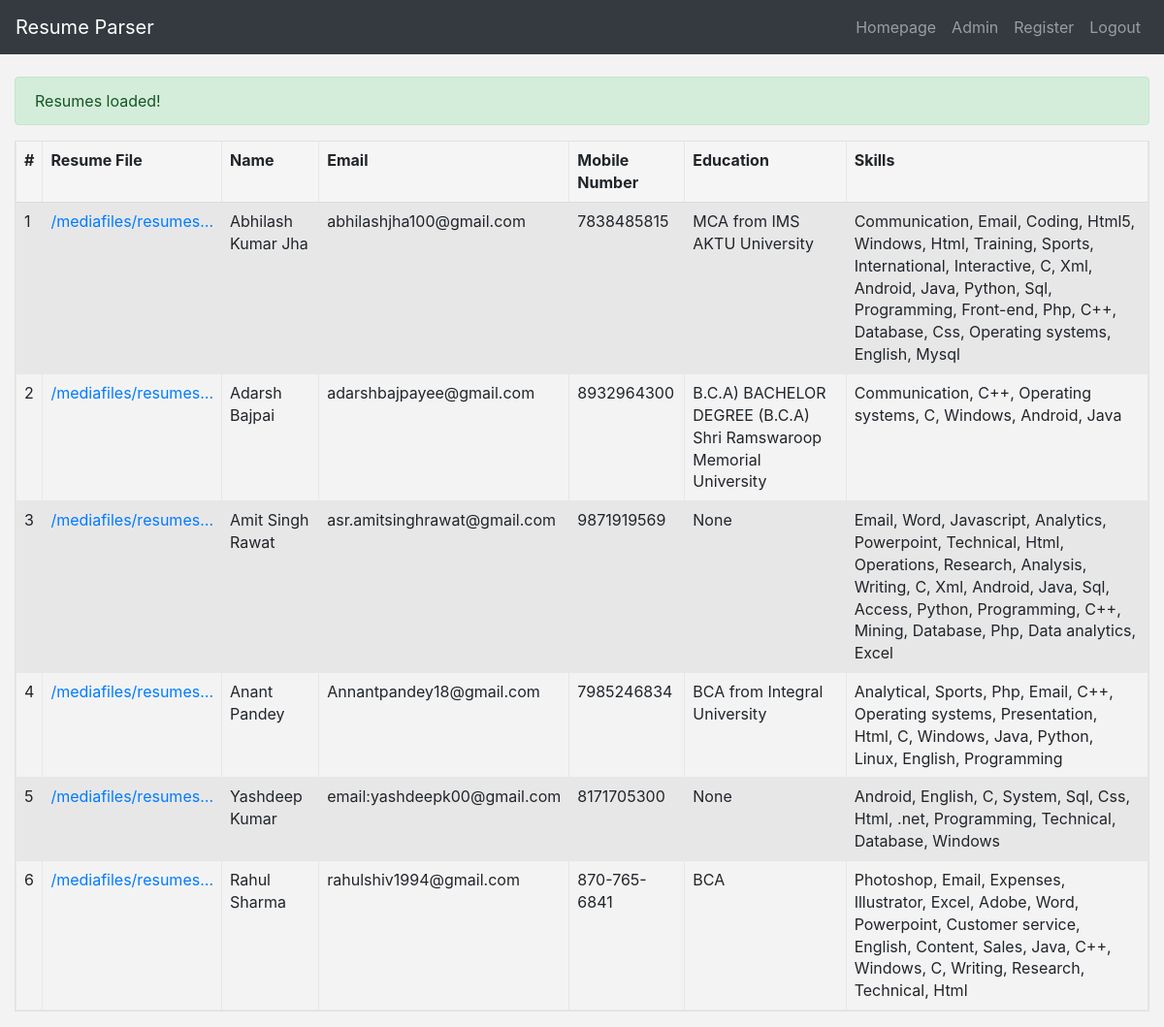
Screenshot of /load_page/ (signed in) with the database file from the repository.
### parser_app/models.py (models this page shows)
class Resume(models.Model):
    user_id       = models.IntegerField(User, null=True)
    resume        = models.FileField('Upload Resumes', upload_to='resumes/')
    name          = models.CharField('Name', max_length=255, null=True, blank=True)
    email         = models.CharField('Email', max_length=255, null=True, blank=True)
    mobile_number = models.CharField('Mobile Number',  max_length=255, null=True, blank=True)
    education     = models.CharField('Education', max_length=255, null=True, blank=True)
    skills        = models.CharField('Skills', max_length=1000, null=True, blank=True)
    company_name  = models.CharField('Company Name', max_length=1000, null=True, blank=True)
    college_name  = models.CharField('College Name', max_length=1000, null=True, blank=True)
    designation   = models.CharField('Designation', max_length=1000, null=True, blank=True)
    experience    = models.CharField('Experience', max_length=1000, null=True, blank=True)
    uploaded_on   = models.DateTimeField('Uploaded On', auto_now_add=True)
    total_experience  = models.CharField('Total Experience (in Years)', max_length=1000, null=True, blank=True)

### parser_app/views.py (the view)
# urls.py: url(r'^load_page/$', views.load_page, name='load_page'),
@login_required
def load_page(request):
    uid=request.user.id
    print("loadpage: ",uid)
    loadresumes = Resume.objects.all().filter(user_id=uid)
    messages.success(request, 'Resumes loaded!')
    context = {
        'loadresumes': loadresumes,
    }
    return render(request, 'loadpage.html', context)

### parser_app/templates/loadpage.html (shortened to what this page needs)
<!doctype html>
{% load static %}
{% load active %}
{% load crispy_forms_tags %}
<html lang="en">
  <head>
    <link rel="stylesheet" href="https://maxcdn.bootstrapcdn.com/bootstrap/4.0.0/css/bootstrap.min.css">
    <link rel="stylesheet" href="https://use.fontawesome.com/releases/v5.3.1/css/all.css">
    <link rel="stylesheet" href="https://cdnjs.cloudflare.com/ajax/libs/jqueryui/1.12.1/jquery-ui.css" type="text/css" media="all" />
    <link rel="stylesheet" href="{% static 'css/style.css' %}">
    <link href="{% static 'css/bootstrap.min.css' %}" rel="stylesheet">
    <link href="{% static 'font-awesome/css/font-awesome.css' %}" rel="stylesheet">
    <link href="{% static 'css/animate.css' %}" rel="stylesheet">
  </head>
  <body class="gray-bg">
  {% include 'navbar.html' %}
<div class="container-fluid">
{% include 'messages.html' %}
      <div class="row">
        <div class="col-lg-12 col-md-12 col-sm-12 col-xs-12">
          <table class="table table-bordered table-striped table-responsive">
            <thead>
              <tr>
                <th>#</th>
                <th>Resume File</th>
                <th>Name</th>
                <th>Email</th>
                <th>Mobile Number</th>
                <th>Education</th>
                <th>Skills</th>
              </tr>
            </thead>
            <tbody>
              {% for resume in loadresumes %}
                <tr>
                  <td>{{forloop.counter}}</td>
                  <td><a href="{{resume.resume.url}}" target="_blank">{{resume.resume.url|truncatechars:20}}</a></td>
                  <td>{{resume.name}}</td>
                  <td>{{resume.email}}</td>
                  <td>{{resume.mobile_number}}</td>
                  <td>{{resume.education}}</td>
                  <td>{{resume.skills}}</td>
                </tr>
              {% endfor %}
            </tbody>
          </table>
        </div>
      </div>
</div>
</body>
</html>

### rows the page displays
Resume: resume "/mediafiles/resumes…", name "Abhilash Kumar Jha", email "abhilashjha100@gmail.com", mobile_number "7838485815", education "MCA from IMS AKTU University", skills "Communication, Email, Coding, Html5, Windows, Html, Training, Sports, International, Interactive, C, Xml, Android, Java, Python, Sql, Programming, Front-end, Php, C++, Database, Css, Operating systems, English, Mysql"
Resume: resume "/mediafiles/resumes…", name "Adarsh Bajpai", email "adarshbajpayee@gmail.com", mobile_number "8932964300", education "B.C.A) BACHELOR DEGREE (B.C.A) Shri Ramswaroop Memorial University", skills "Communication, C++, Operating systems, C, Windows, Android, Java"
Resume: resume "/mediafiles/resumes…", name "Amit Singh Rawat", email "asr.amitsinghrawat@gmail.com", mobile_number "9871919569", education "None", skills "Email, Word, Javascript, Analytics, Powerpoint, Technical, Html, Operations, Research, Analysis, Writing, C, Xml, Android, Java, Sql, Access, Python, Programming, C++, Mining, Database, Php, Data analytics, Excel"
Resume: resume "/mediafiles/resumes…", name "Anant Pandey", email "Annantpandey18@gmail.com", mobile_number "7985246834", education "BCA from Integral University", skills "Analytical, Sports, Php, Email, C++, Operating systems, Presentation, Html, C, Windows, Java, Python, Linux, English, Programming"
Resume: resume "/mediafiles/resumes…", name "Yashdeep Kumar", email "email:yashdeepk00@gmail.com", mobile_number "8171705300", education "None", skills "Android, English, C, System, Sql, Css, Html, .net, Programming, Technical, Database, Windows"
Resume: resume "/mediafiles/resumes…", name "Rahul Sharma", email "rahulshiv1994@gmail.com", mobile_number "870-765-6841", education "BCA", skills "Photoshop, Email, Expenses, Illustrator, Excel, Adobe, Word, Powerpoint, Customer service, English, Content, Sales, Java, C++, Windows, C, Writing, Research, Technical, Html"

### other values shown
{{ message }} "Resumes loaded!"
